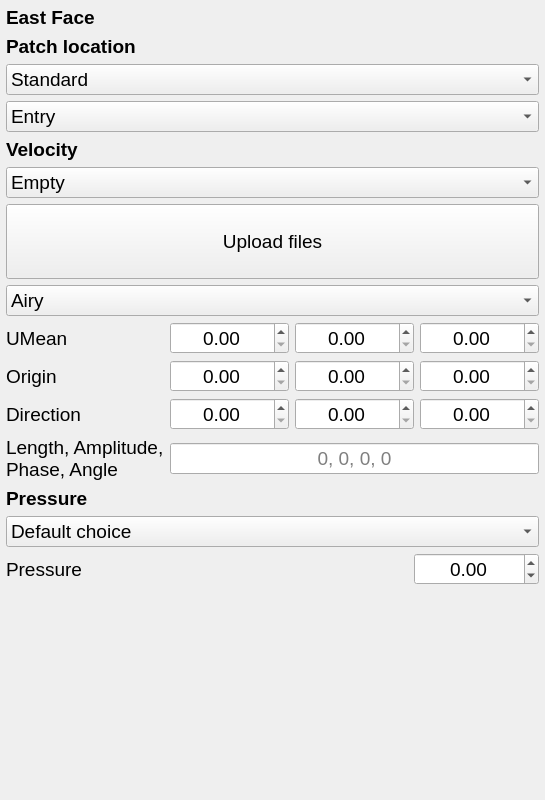
<?xml version="1.0" encoding="UTF-8"?>
<ui version="4.0">
 <class>boundaryData</class>
 <widget class="QFrame" name="boundaryData">
  <property name="geometry">
   <rect>
    <x>0</x>
    <y>0</y>
    <width>428</width>
    <height>800</height>
   </rect>
  </property>
  <property name="windowTitle">
   <string>Frame</string>
  </property>
  <layout class="QVBoxLayout" name="verticalLayout">
   <property name="leftMargin">
    <number>6</number>
   </property>
   <property name="topMargin">
    <number>6</number>
   </property>
   <property name="rightMargin">
    <number>6</number>
   </property>
   <property name="bottomMargin">
    <number>6</number>
   </property>
   <item>
    <widget class="QLabel" name="Lbl_H1">
     <property name="font">
      <font>
       <pointsize>14</pointsize>
       <weight>75</weight>
       <bold>true</bold>
      </font>
     </property>
     <property name="text">
      <string>&lt;html&gt;&lt;head/&gt;&lt;body&gt;&lt;p&gt;East Face&lt;/p&gt;&lt;/body&gt;&lt;/html&gt;</string>
     </property>
    </widget>
   </item>
   <item>
    <widget class="QLabel" name="Lbl_PatchLoc">
     <property name="font">
      <font>
       <pointsize>14</pointsize>
       <weight>75</weight>
       <bold>true</bold>
      </font>
     </property>
     <property name="text">
      <string>Patch location</string>
     </property>
    </widget>
   </item>
   <item>
    <widget class="QComboBox" name="Cmb_PatchLoc">
     <property name="font">
      <font>
       <pointsize>14</pointsize>
      </font>
     </property>
     <property name="toolTip">
      <string>Choose type of velocity boundary condition on East face</string>
     </property>
     <property name="toolTipDuration">
      <number>10000</number>
     </property>
     <item>
      <property name="text">
       <string>Standard</string>
      </property>
     </item>
     <item>
      <property name="text">
       <string>Mesh-based</string>
      </property>
     </item>
     <item>
      <property name="text">
       <string>Non-standard</string>
      </property>
     </item>
    </widget>
   </item>
   <item>
    <widget class="QComboBox" name="Cmb_PatchStdLoc">
     <property name="font">
      <font>
       <pointsize>14</pointsize>
      </font>
     </property>
     <property name="toolTip">
      <string>Choose type of velocity boundary condition on East face</string>
     </property>
     <property name="toolTipDuration">
      <number>10000</number>
     </property>
     <item>
      <property name="text">
       <string>Entry</string>
      </property>
     </item>
     <item>
      <property name="text">
       <string>Exit</string>
      </property>
     </item>
     <item>
      <property name="text">
       <string>Top</string>
      </property>
     </item>
     <item>
      <property name="text">
       <string>Botton</string>
      </property>
     </item>
     <item>
      <property name="text">
       <string>Right</string>
      </property>
     </item>
     <item>
      <property name="text">
       <string>Left</string>
      </property>
     </item>
    </widget>
   </item>
   <item>
    <widget class="QLabel" name="Lbl_VelBC">
     <property name="font">
      <font>
       <pointsize>14</pointsize>
       <weight>75</weight>
       <bold>true</bold>
      </font>
     </property>
     <property name="text">
      <string>Velocity</string>
     </property>
    </widget>
   </item>
   <item>
    <widget class="QComboBox" name="Cmb_UBC">
     <property name="font">
      <font>
       <pointsize>14</pointsize>
      </font>
     </property>
     <property name="toolTip">
      <string>Choose type of velocity boundary condition on East face</string>
     </property>
     <property name="toolTipDuration">
      <number>10000</number>
     </property>
     <item>
      <property name="text">
       <string>Empty</string>
      </property>
     </item>
     <item>
      <property name="text">
       <string>Inlet: Constant velocity</string>
      </property>
     </item>
     <item>
      <property name="text">
       <string>Inlet: Wave input</string>
      </property>
     </item>
     <item>
      <property name="text">
       <string>Inlet: Time-varying uniform velocity</string>
      </property>
     </item>
     <item>
      <property name="text">
       <string>Inlet: Time-varying non-uniform velocity</string>
      </property>
     </item>
     <item>
      <property name="text">
       <string>Outlet: Phase-mean velocity</string>
      </property>
     </item>
     <item>
      <property name="text">
       <string>Outlet: flowRateOutletVelocity</string>
      </property>
     </item>
     <item>
      <property name="text">
       <string>Outlet: inletOutlet</string>
      </property>
     </item>
     <item>
      <property name="text">
       <string>Wall: noSlip</string>
      </property>
     </item>
    </widget>
   </item>
   <item>
    <widget class="QPushButton" name="Btn_UploadFile">
     <property name="font">
      <font>
       <pointsize>14</pointsize>
      </font>
     </property>
     <property name="toolTip">
      <string>Upload files for time-varying velocity boundary conditions on East face</string>
     </property>
     <property name="toolTipDuration">
      <number>10000</number>
     </property>
     <property name="text">
      <string>
Upload files
</string>
     </property>
    </widget>
   </item>
   <item>
    <widget class="QComboBox" name="Cmb_WaveType">
     <property name="font">
      <font>
       <pointsize>14</pointsize>
      </font>
     </property>
     <property name="toolTip">
      <string>Types of wave inputs on East face</string>
     </property>
     <property name="toolTipDuration">
      <number>10000</number>
     </property>
     <item>
      <property name="text">
       <string>Airy</string>
      </property>
     </item>
     <item>
      <property name="text">
       <string>Stokes2</string>
      </property>
     </item>
     <item>
      <property name="text">
       <string>Stokes5</string>
      </property>
     </item>
     <item>
      <property name="text">
       <string>Solitary</string>
      </property>
     </item>
     <item>
      <property name="text">
       <string>Custom</string>
      </property>
     </item>
    </widget>
   </item>
   <item>
    <layout class="QGridLayout" name="GLY_Vel">
     <item row="0" column="2">
      <widget class="QDoubleSpinBox" name="DSpBx_UMeanY">
       <property name="font">
        <font>
         <pointsize>14</pointsize>
        </font>
       </property>
       <property name="alignment">
        <set>Qt::AlignCenter</set>
       </property>
       <property name="maximum">
        <double>100000.000000000000000</double>
       </property>
      </widget>
     </item>
     <item row="2" column="3">
      <widget class="QDoubleSpinBox" name="DSpBx_DirnZ">
       <property name="font">
        <font>
         <pointsize>14</pointsize>
        </font>
       </property>
       <property name="alignment">
        <set>Qt::AlignCenter</set>
       </property>
       <property name="maximum">
        <double>100000.000000000000000</double>
       </property>
      </widget>
     </item>
     <item row="1" column="3">
      <widget class="QDoubleSpinBox" name="DSpBx_OZ">
       <property name="font">
        <font>
         <pointsize>14</pointsize>
        </font>
       </property>
       <property name="alignment">
        <set>Qt::AlignCenter</set>
       </property>
       <property name="maximum">
        <double>100000.000000000000000</double>
       </property>
      </widget>
     </item>
     <item row="1" column="2">
      <widget class="QDoubleSpinBox" name="DSpBx_OY">
       <property name="font">
        <font>
         <pointsize>14</pointsize>
        </font>
       </property>
       <property name="alignment">
        <set>Qt::AlignCenter</set>
       </property>
       <property name="maximum">
        <double>100000.000000000000000</double>
       </property>
      </widget>
     </item>
     <item row="1" column="0">
      <widget class="QLabel" name="Lbl_Origin">
       <property name="font">
        <font>
         <pointsize>14</pointsize>
        </font>
       </property>
       <property name="text">
        <string>Origin</string>
       </property>
      </widget>
     </item>
     <item row="2" column="2">
      <widget class="QDoubleSpinBox" name="DSpBx_DirnY">
       <property name="font">
        <font>
         <pointsize>14</pointsize>
        </font>
       </property>
       <property name="alignment">
        <set>Qt::AlignCenter</set>
       </property>
       <property name="maximum">
        <double>100000.000000000000000</double>
       </property>
      </widget>
     </item>
     <item row="0" column="0">
      <widget class="QLabel" name="Lbl_Umean">
       <property name="font">
        <font>
         <pointsize>14</pointsize>
        </font>
       </property>
       <property name="text">
        <string>UMean</string>
       </property>
      </widget>
     </item>
     <item row="0" column="1">
      <widget class="QDoubleSpinBox" name="DSpBx_UMeanX">
       <property name="font">
        <font>
         <pointsize>14</pointsize>
        </font>
       </property>
       <property name="alignment">
        <set>Qt::AlignCenter</set>
       </property>
       <property name="maximum">
        <double>100000.000000000000000</double>
       </property>
      </widget>
     </item>
     <item row="0" column="3">
      <widget class="QDoubleSpinBox" name="DSpBx_UMeanZ">
       <property name="font">
        <font>
         <pointsize>14</pointsize>
        </font>
       </property>
       <property name="alignment">
        <set>Qt::AlignCenter</set>
       </property>
       <property name="maximum">
        <double>100000.000000000000000</double>
       </property>
      </widget>
     </item>
     <item row="2" column="0">
      <widget class="QLabel" name="Lbl_Dirn">
       <property name="font">
        <font>
         <pointsize>14</pointsize>
        </font>
       </property>
       <property name="text">
        <string>Direction</string>
       </property>
      </widget>
     </item>
     <item row="2" column="1">
      <widget class="QDoubleSpinBox" name="DSpBx_DirnX">
       <property name="font">
        <font>
         <pointsize>14</pointsize>
        </font>
       </property>
       <property name="alignment">
        <set>Qt::AlignCenter</set>
       </property>
       <property name="maximum">
        <double>100000.000000000000000</double>
       </property>
      </widget>
     </item>
     <item row="1" column="1">
      <widget class="QDoubleSpinBox" name="DSpBx_OX">
       <property name="font">
        <font>
         <pointsize>14</pointsize>
        </font>
       </property>
       <property name="alignment">
        <set>Qt::AlignCenter</set>
       </property>
       <property name="maximum">
        <double>100000.000000000000000</double>
       </property>
      </widget>
     </item>
     <item row="3" column="0">
      <widget class="QLabel" name="Lbl_WavePara">
       <property name="font">
        <font>
         <pointsize>14</pointsize>
        </font>
       </property>
       <property name="text">
        <string>Length, Amplitude, 
Phase, Angle</string>
       </property>
      </widget>
     </item>
     <item row="3" column="1" colspan="3">
      <widget class="QLineEdit" name="Led_WavePara">
       <property name="font">
        <font>
         <pointsize>14</pointsize>
        </font>
       </property>
       <property name="toolTip">
        <string>Length, amplitude, phase and angle of the wave</string>
       </property>
       <property name="toolTipDuration">
        <number>10000</number>
       </property>
       <property name="alignment">
        <set>Qt::AlignCenter</set>
       </property>
       <property name="placeholderText">
        <string>0, 0, 0, 0</string>
       </property>
      </widget>
     </item>
    </layout>
   </item>
   <item>
    <widget class="QLabel" name="Lbl_PresBC">
     <property name="font">
      <font>
       <pointsize>14</pointsize>
       <weight>75</weight>
       <bold>true</bold>
      </font>
     </property>
     <property name="text">
      <string>Pressure</string>
     </property>
    </widget>
   </item>
   <item>
    <widget class="QComboBox" name="Cmb_PresBC">
     <property name="font">
      <font>
       <pointsize>14</pointsize>
      </font>
     </property>
     <property name="toolTip">
      <string>Choose type of pressure boundary condition on East face</string>
     </property>
     <property name="toolTipDuration">
      <number>10000</number>
     </property>
     <item>
      <property name="text">
       <string>Default choice</string>
      </property>
     </item>
     <item>
      <property name="text">
       <string>Inlet / Outlet / Wall: Zero gradient</string>
      </property>
     </item>
     <item>
      <property name="text">
       <string>Inlet: Calculated pressure</string>
      </property>
     </item>
     <item>
      <property name="text">
       <string>Outlet: Total pressure</string>
      </property>
     </item>
     <item>
      <property name="text">
       <string>Wall: Fixed flux</string>
      </property>
     </item>
    </widget>
   </item>
   <item>
    <layout class="QHBoxLayout" name="HLY_Pres" stretch="1,0">
     <item>
      <widget class="QLabel" name="Lbl_Pres">
       <property name="font">
        <font>
         <pointsize>14</pointsize>
        </font>
       </property>
       <property name="text">
        <string>Pressure</string>
       </property>
      </widget>
     </item>
     <item>
      <widget class="QDoubleSpinBox" name="DSpBx_Pres">
       <property name="font">
        <font>
         <pointsize>14</pointsize>
        </font>
       </property>
       <property name="alignment">
        <set>Qt::AlignCenter</set>
       </property>
       <property name="minimum">
        <double>-1000000.000000000000000</double>
       </property>
       <property name="maximum">
        <double>10000000.000000000000000</double>
       </property>
      </widget>
     </item>
    </layout>
   </item>
   <item>
    <spacer name="VSp">
     <property name="orientation">
      <enum>Qt::Vertical</enum>
     </property>
     <property name="sizeHint" stdset="0">
      <size>
       <width>20</width>
       <height>73</height>
      </size>
     </property>
    </spacer>
   </item>
  </layout>
 </widget>
 <resources/>
 <connections/>
</ui>
